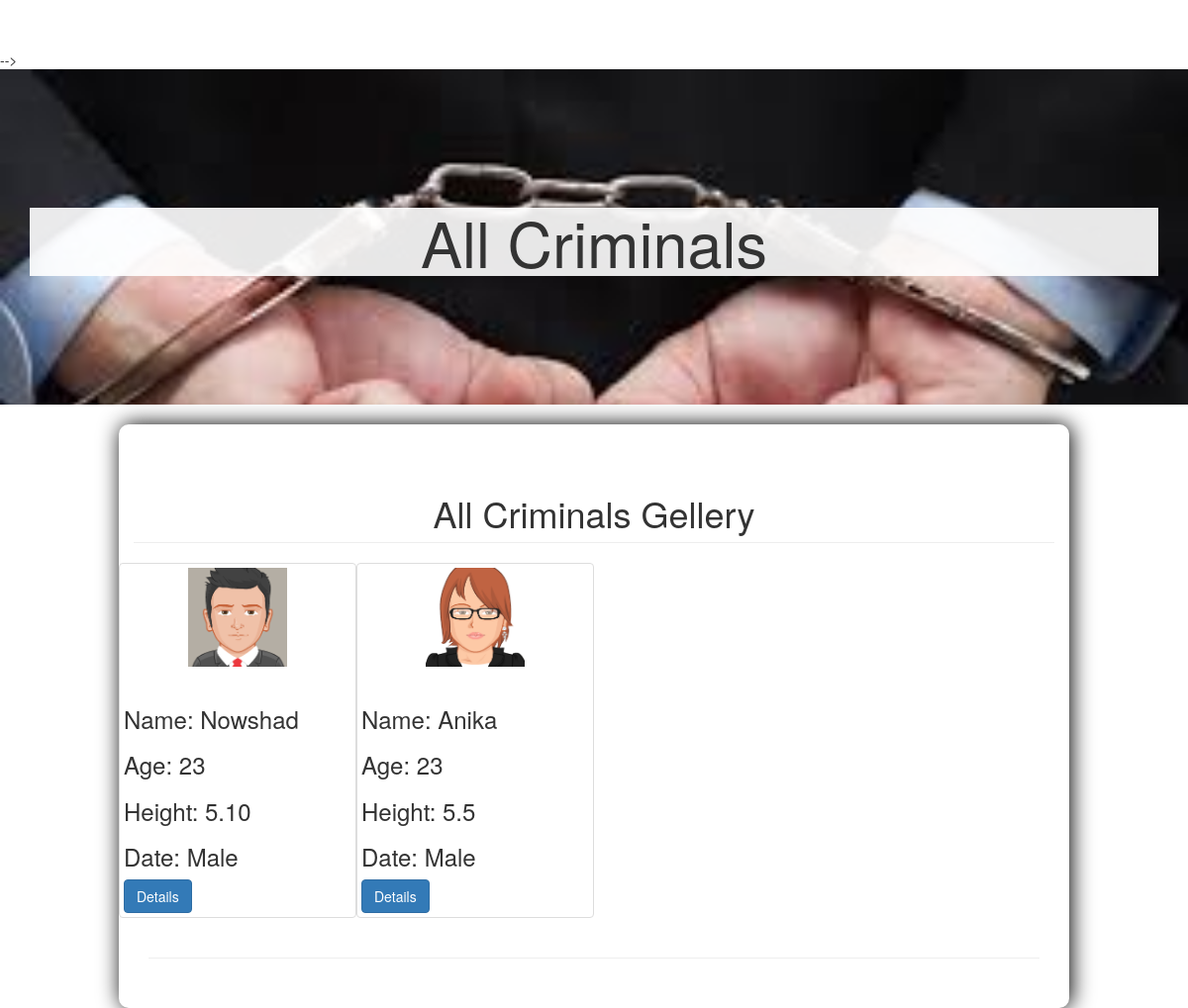
Screenshot of /views/criminal_info/criminalAll.php with the database file from the repository.
### tables this page shows
CREATE TABLE `criminal_info` (
  `c_id` int(11) NOT NULL,
  `name` varchar(255) NOT NULL,
  `crime_type` varchar(255) NOT NULL,
  `c_t_type` varchar(255) NOT NULL,
  `age` int(11) NOT NULL,
  `height` varchar(20) NOT NULL,
  `description` varchar(255) NOT NULL,
  `gender` varchar(20) NOT NULL,
  `address` varchar(255) NOT NULL,
  `station_id` int(11) NOT NULL,
  `release_date` date NOT NULL,
  `image` varchar(255) NOT NULL
);

### src/Model/Database.php (called while the page is built, shortened)
<?php
class Database{
    public function __construct()
    {
        $this->conn=mysqli_connect("localhost","root","","criminaldb") or die('Database connection failed');
    }
}

### src/Controller/CriminalInfo (2).php (called while the page is built, shortened)
<?php
class CriminalInfo extends DB
{
    public  function index(){
        $_allCriminalP=array();
        $query= "SELECT * FROM `criminal_info` ";
        $result= mysqli_query($this->conn,$query);
        while($row=mysqli_fetch_object($result)){
            $_allCriminalP[]=$row;
        }
        return $_allCriminalP;
    }
}

### views/criminal_info/criminalAll.php (the view, shortened to what this page needs)
<?php
$allView = new CriminalInfo();
$allData=$allView->index();
?>
<!DOCTYPE html>
<html lang="en">
<head>
    <link rel="stylesheet" href="http://maxcdn.bootstrapcdn.com/bootstrap/3.3.6/css/bootstrap.min.css">
    <link rel="stylesheet" type="text/css" href="../../Resources/bootstrap/css/bootstrap.css">
    <link rel="stylesheet" type="text/css" href="../../Resources/css/one-page-wonder.css">
    <link rel="stylesheet" type="text/css" href="../../Resources/bootstrap/js/bootstrap.js">
</head>
<body>
-->
<header class="header-image">
    <div class="headline">
        <div class="container">
            <h2>All Criminals</h2>
        </div>
    </div>
</header></br>
<div class="container view">
    <div class="row">
        <div class="row">
            <div class="col-lg-12">
                <h1 class="page-header" align="center">All Criminals Gellery</h1>
            </div>
            <?php
            foreach($allData as $view){
                ?>
                <div class="col-lg-3 col-md-3 col-xs-6 col-lg-4 thumbnail" >
                    <div class="center-block" style="width:100px; height: 100px;">
                        <img class="img-responsive" src="../../Resources/images/criminals/<?php echo $view->image?>" alt="" height="100px" width="100px">
                    </div><br>
                    <h3>Name: <?php echo $view->name ?></h3>
                    <h3>Age: <?php echo $view->age ?></h3>
                    <h3>Height: <?php echo $view->height ?></h3>
                    <h3>Date: <?php echo $view->gender ?></h3>
                    <a href="criminalSingleView.php?id=<?php echo $view-> c_id ?>" class="btn btn-primary" role="button">Details</a>
                </div>
            <?php } ?>
        </div>
    </div>
    <hr>
</div>
</body>
</html>

### Resources/css/one-page-wonder.css (style rules this page uses)
body { margin-top: 50px; }
.header-image { display: block; width: 100%; text-align: center; background-image: url(../images/header.jpg); -webkit-background-size: cover; -moz-background-size: cover; background-size: cover; -o-background-size: cover; }
.view { background-color:white; width: 80%; border-radius:10px; box-shadow:2px 0 22px black; margin:auto; padding:30px; }
.headline { padding: 120px 0; }
.headline h2 { font-size: 77px; background: #fff; background: rgba(255,255,255,0.9); }
@media (max-width:1200px) { .headline h2 { font-size: 63px; } }

### rows the page displays
criminal_info: image (picture), name "Nowshad", age "23", height "5.10", gender "Male"
criminal_info: image (picture), name "Anika", age "23", height "5.5", gender "Male"
